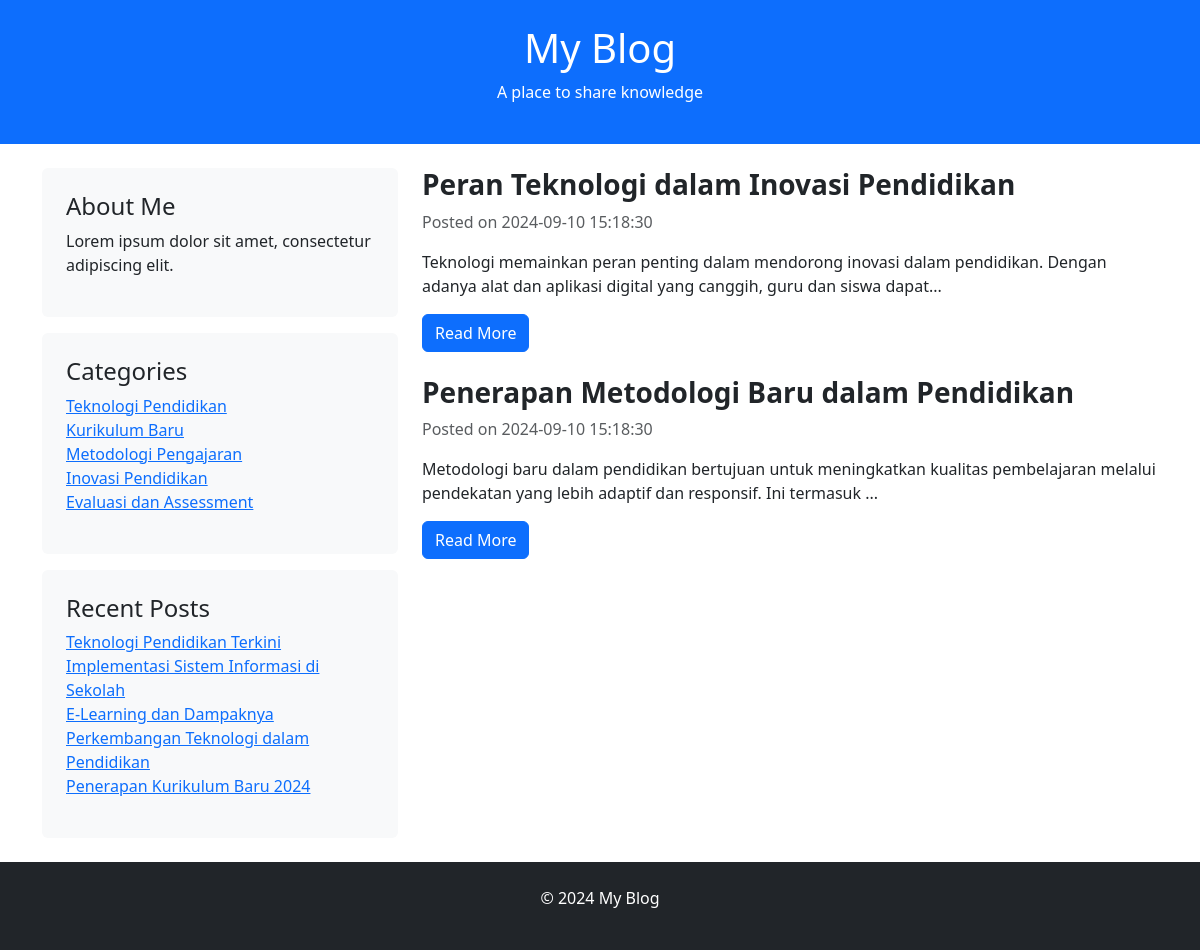
The page /category.php?id=4 on the database its author committed.
### tables this page shows
CREATE TABLE `settings` (
  `id` int(11) NOT NULL,
  `title` varchar(100) DEFAULT NULL,
  `slogan` varchar(255) DEFAULT NULL,
  `footer` text DEFAULT NULL
);

CREATE TABLE `categories` (
  `id` int(11) NOT NULL,
  `name` varchar(100) DEFAULT NULL
);

CREATE TABLE `posts` (
  `id` int(11) NOT NULL,
  `title` varchar(255) DEFAULT NULL,
  `content` text DEFAULT NULL,
  `category_id` int(11) DEFAULT NULL,
  `created_at` timestamp NOT NULL DEFAULT current_timestamp()
);

### category.php (the view, shortened to what this page needs)
<?php
include 'db.php';
if (isset($_GET['id'])) {
    $category_id = intval($_GET['id']);
    $categoryQuery = "SELECT * FROM categories WHERE id = $category_id";
    $categoryResult = mysqli_query($conn, $categoryQuery);
    if (mysqli_num_rows($categoryResult) > 0) {
        $postsQuery = "SELECT * FROM posts WHERE category_id = $category_id ORDER BY created_at DESC";
        $postsResult = mysqli_query($conn, $postsQuery);
    } else {
        echo "Category not found!";
        exit;
    }
} else {
    echo "No category ID provided!";
    exit;
}
?>
<!DOCTYPE html>
<html lang="en">
<head>
    <link href="https://cdn.jsdelivr.net/npm/bootstrap@5.3.0-alpha1/dist/css/bootstrap.min.css" rel="stylesheet">
</head>
<body>
    <header class="bg-primary text-white text-center py-4">
        <?php
        $settingsQuery = "SELECT * FROM settings LIMIT 1";
        $settingsResult = mysqli_query($conn, $settingsQuery);
        $settings = mysqli_fetch_assoc($settingsResult);
        ?>
        <h1><?php echo $settings['title']; ?></h1>
        <p><?php echo $settings['slogan']; ?></p>
    </header>
    <div class="container mt-4">
        <div class="row">
            <aside class="col-md-4">
                <div class="p-4 bg-light rounded">
                    <h4>About Me</h4>
                    <p>Lorem ipsum dolor sit amet, consectetur adipiscing elit.</p>
                </div>
                <div class="p-4 mt-3 bg-light rounded">
                    <h4>Categories</h4>
                    <ul class="list-unstyled">
                        <?php
                        $categoriesQuery = "SELECT * FROM categories";
                        $categoriesResult = mysqli_query($conn, $categoriesQuery);
                        while ($category = mysqli_fetch_assoc($categoriesResult)) {
                            echo "<li><a href='category.php?id={$category['id']}'>{$category['name']}</a></li>";
                        }
                        ?>
                    </ul>
                </div>
                <div class="p-4 mt-3 bg-light rounded">
                    <h4>Recent Posts</h4>
                    <ul class="list-unstyled">
                        <?php
                        $recentPostsQuery = "SELECT id, title FROM posts ORDER BY created_at DESC LIMIT 5";
                        $recentPostsResult = mysqli_query($conn, $recentPostsQuery);
                        while ($recentPost = mysqli_fetch_assoc($recentPostsResult)) {
                            echo "<li><a href='post.php?id={$recentPost['id']}'>{$recentPost['title']}</a></li>";
                        }
                        ?>
                    </ul>
                </div>
            </aside>
            <main class="col-md-8">
                <?php
                if (mysqli_num_rows($postsResult) > 0) {
                    while ($post = mysqli_fetch_assoc($postsResult)) {
                        echo "
                        <div class='mb-4'>
                            <h3 class='fw-bold'>{$post['title']}</h3>
                            <p class='text-muted'>Posted on {$post['created_at']}</p>
                            <p>" . substr($post['content'], 0, 150) . "...</p>
                            <a href='post.php?id={$post['id']}' class='btn btn-primary'>Read More</a>
                        </div>
                        ";
                    }
                } else {
                    echo "<p>No posts found in this category.</p>";
                }
                ?>
            </main>
        </div>
    </div>
    <footer class="bg-dark text-white text-center py-4 mt-4">
        <p><?php echo $settings['footer']; ?></p>
    </footer>
</body>
</html>

### rows shown on the page
settings: title "My Blog", slogan "A place to share knowledge", footer "© 2024 My Blog"
categories: name "Teknologi Pendidikan"
categories: name "Kurikulum Baru"
categories: name "Metodologi Pengajaran"
categories: name "Inovasi Pendidikan"
categories: name "Evaluasi dan Assessment"
posts: title "Teknologi Pendidikan Terkini"
posts: title "Implementasi Sistem Informasi di Sekolah"
posts: title "E-Learning dan Dampaknya"
posts: title "Perkembangan Teknologi dalam Pendidikan"
posts: title "Penerapan Kurikulum Baru 2024"
posts: title "Peran Teknologi dalam Inovasi Pendidikan", created_at "2024-09-10 15:18:30", content "Teknologi memainkan peran penting dalam mendorong inovasi dalam pendidikan. Dengan adanya alat dan aplikasi digital yang canggih, guru dan siswa dapat"
posts: title "Penerapan Metodologi Baru dalam Pendidikan", created_at "2024-09-10 15:18:30", content "Metodologi baru dalam pendidikan bertujuan untuk meningkatkan kualitas pembelajaran melalui pendekatan yang lebih adaptif dan responsif. Ini termasuk"
